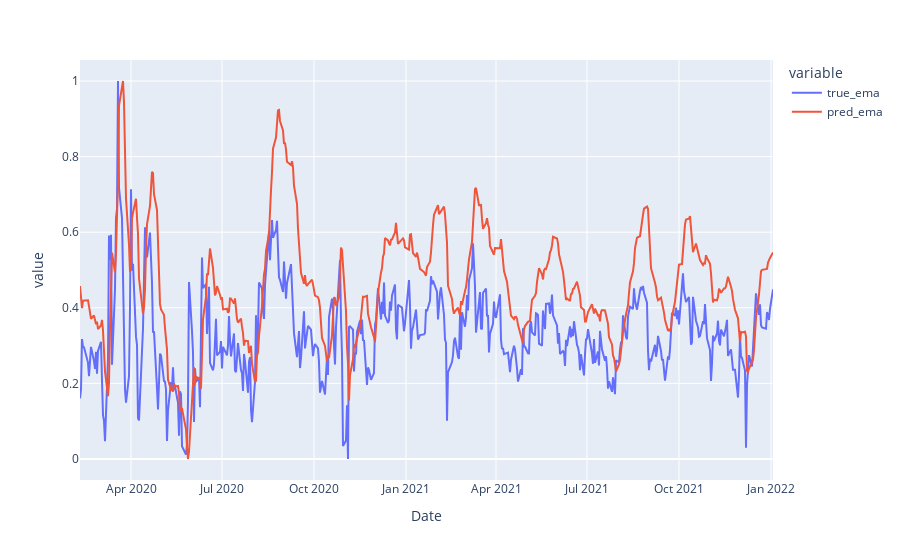

The cell this chart's notebook holds for it:
### Code cell
px.line(np.abs(forecast["true"] - forecast["pred"]))
px.line(forecast[["true_ema", "pred_ema"]])

### Figure 1 — Plotly figure (JSON) as saved in the notebook; plotly's stock layout.template omitted (floating-point values rounded to 4 significant figures; data arrays with more than 128 entries replaced by an {"elided": "..."} marker saying what was removed)
{"data": [{"hovertemplate": "variable=true_ema<br>Date=%{x}<br>value=%{y}<extra></extra>", "legendgroup": "true_ema", "line": {"color": "#636efa", "dash": "solid"}, "marker": {"symbol": "circle"}, "mode": "lines", "name": "true_ema", "orientation": "v", "showlegend": true, "type": "scatter", "x": {"elided": "480 str values"}, "xaxis": "x", "y": {"elided": "480 float values"}, "yaxis": "y"}, {"hovertemplate": "variable=pred_ema<br>Date=%{x}<br>value=%{y}<extra></extra>", "legendgroup": "pred_ema", "line": {"color": "#EF553B", "dash": "solid"}, "marker": {"symbol": "circle"}, "mode": "lines", "name": "pred_ema", "orientation": "v", "showlegend": true, "type": "scatter", "x": {"elided": "480 str values"}, "xaxis": "x", "y": {"elided": "480 float values"}, "yaxis": "y"}], "layout": {"autosize": true, "legend": {"title": {"text": "variable"}, "tracegroupgap": 0}, "margin": {"t": 60}, "xaxis": {"anchor": "y", "autorange": true, "domain": [0, 1], "range": ["2020-02-10", "2022-01-03"], "title": {"text": "Date"}, "type": "date"}, "yaxis": {"anchor": "x", "autorange": true, "domain": [0, 1], "range": [-0.05556, 1.056], "title": {"text": "value"}, "type": "linear"}}}
